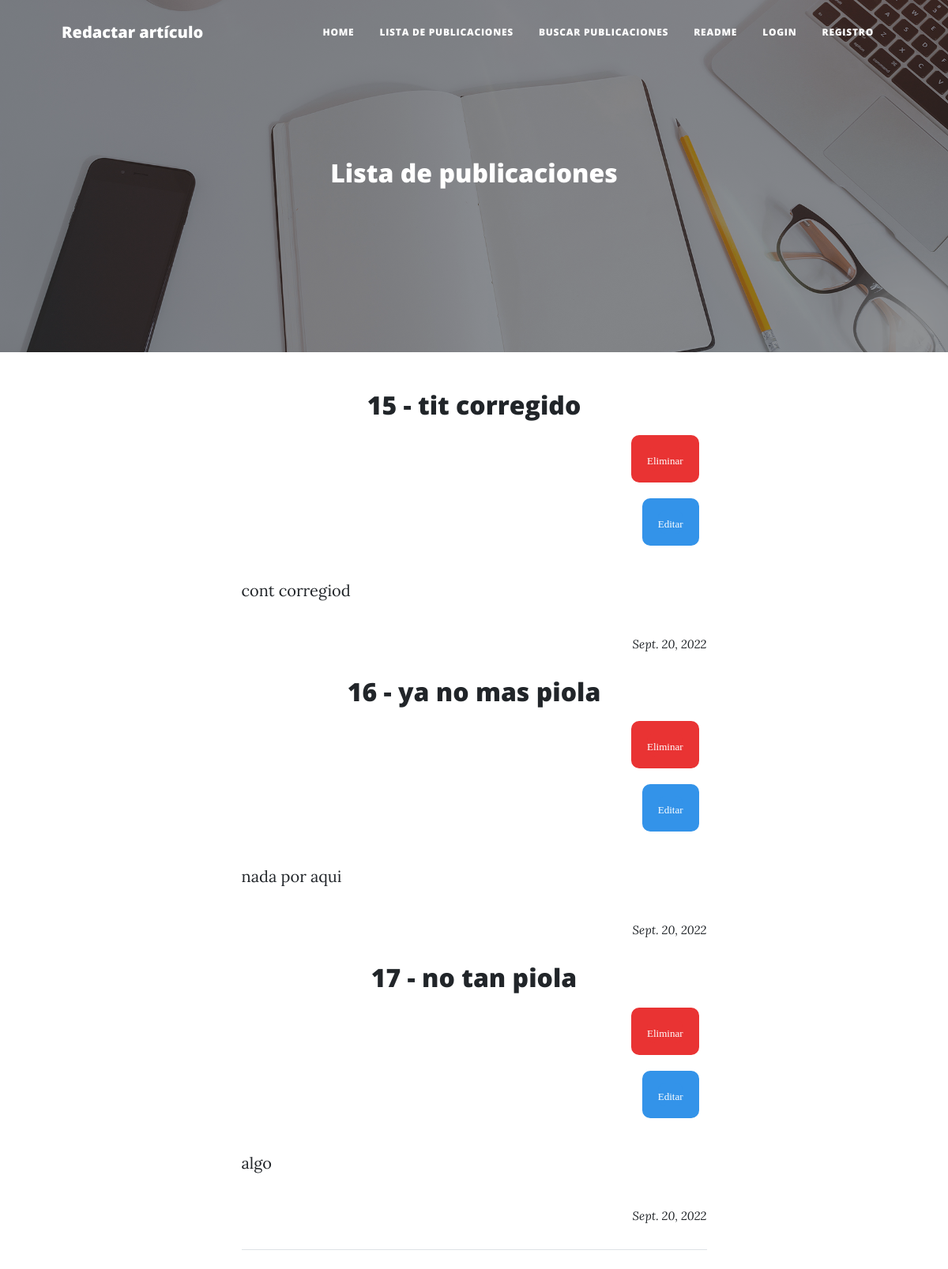
The app's page /webapp/all_posts/, older data.
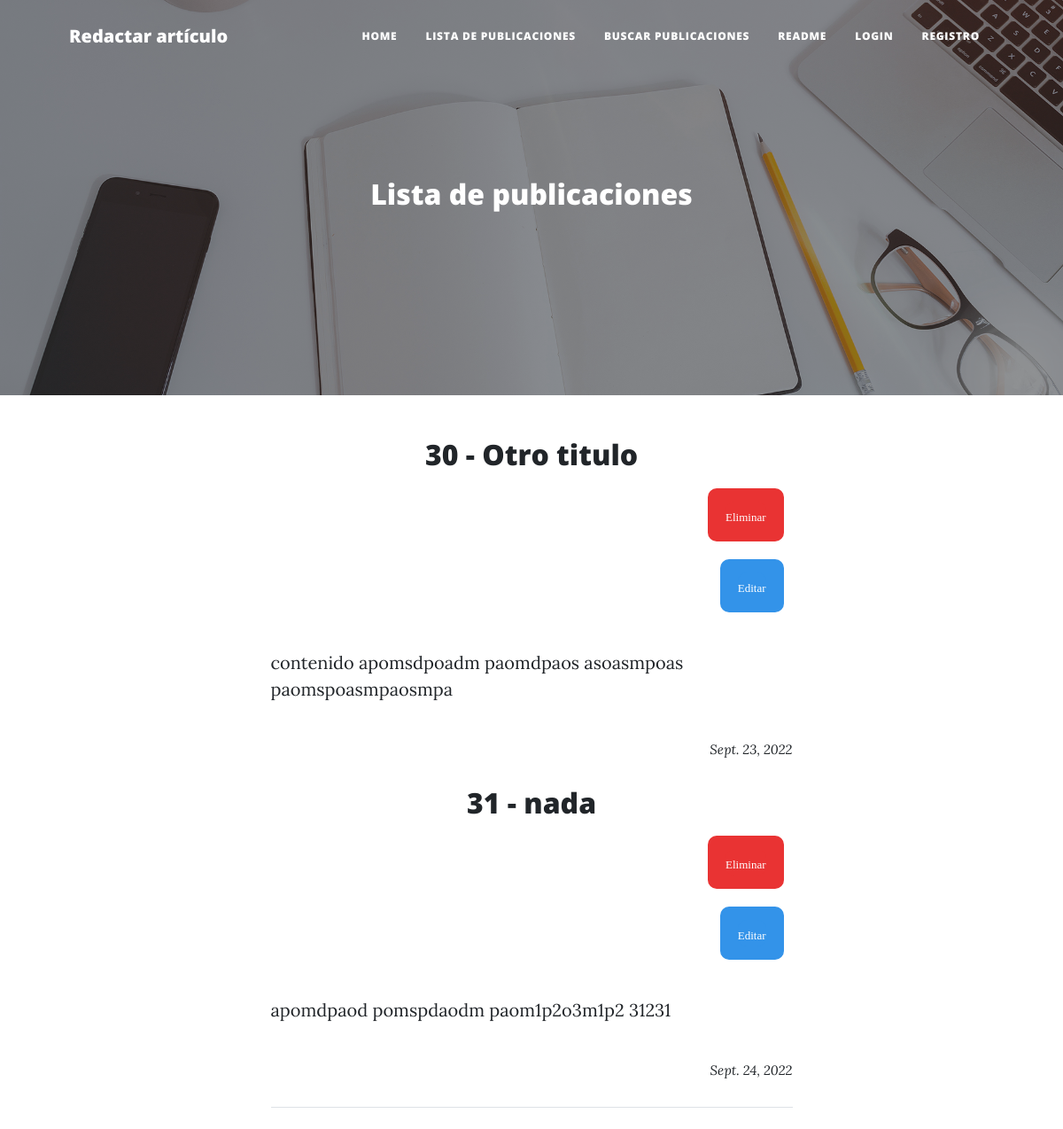
The same page, newer data.
### webapp/models.py (models this page shows, shortened)
class Posts(models.Model):
    id=models.AutoField(primary_key=True)
    title=models.CharField(max_length=100)
    date=models.DateField()
    content=models.TextField()

### webapp/views.py (the view)
# urls.py: path('all_posts/', all_posts, name='all_posts'),
def all_posts(request):
   posts= Posts.objects.all()
   ctx={'posts': posts}
   return render(request, 'webapp/pages.html',ctx)

### templates/webapp/pages.html (shortened to what this page needs)
{% extends "index.html" %}
{% block post_title %}
Lista de publicaciones
{% endblock post_title %}
{% block content2 %}
{% for post in posts %}
<h2 style="text-align: center;"><strong>{{post.id}} - {{ post.title }}</strong></h2></a>
<center>
    <table align="right" cellspacing="0" cellpadding="0" width="100%">
      <tr>
        <td align="right" style="padding: 10px;">
          <table border="0" class="mobile-button" cellspacing="0" cellpadding="0">
            <tr>
              <td align="right" bgcolor="#e93333" style="background-color: #e93333; margin: auto; max-width: 600px; -webkit-border-radius: 10px; -moz-border-radius: 10px; border-radius: 10px; padding: 15px 20px; " width="100%">
                  <a href="{% url 'del_post' post.id %}" target="_blank" style="13px; font-family: Century Gothic, Times, serif; color: #ffffff; font-weight:normal; text-align:center; background-color: #e93333; text-decoration: none; border: none; -webkit-border-radius: 10px; -moz-border-radius: 10px; border-radius: 10px; display: inline-block;">
                      <span style="font-size: 13px; font-family: Century Gothic, Times, serif; color: #ffffff; font-weight:normal; line-height:1.5em; text-align:center;">Eliminar</span>
                </a>
              </td>
            </tr>
          </table>
        </td>
      </tr>
    </table>
   </center>
<center>
    <table align="center" cellspacing="0" cellpadding="0" width="100%">
      <tr>
        <td align="right" style="padding: 10px;">
          <table border="0" class="mobile-button" cellspacing="0" cellpadding="0">
            <tr>
              <td align="right" bgcolor="#3393e9" style="background-color: #3393e9; margin: auto; max-width: 600px; -webkit-border-radius: 10px; -moz-border-radius: 10px; border-radius: 10px; padding: 15px 20px; " width="100%">
                  <a href="{% url 'edit_post' post.id %}" target="_blank" style="13px; font-family: Century Gothic, Times, serif; color: #ffffff; font-weight:normal; text-align:center; background-color: #3393e9; text-decoration: none; border: none; -webkit-border-radius: 10px; -moz-border-radius: 10px; border-radius: 10px; display: inline-block;">
                      <span style="font-size: 13px; font-family: Century Gothic, Times, serif; color: #ffffff; font-weight:normal; line-height:1.5em; text-align:center;">Editar</span>
                </a>
              </td>
            </tr>
          </table>
        </td>
      </tr>
    </table>
   </center>
<p>{{ post.content }}</p>
<p style="text-align: right;"><sub><em>{{post.date}}</em></sub></p>
{% endfor %}
{% endblock %}

### templates/index.html (shortened to what this page needs)
<!DOCTYPE html>
<html lang="en">
    <head>
        {% load static %}
        <link href= {% static 'css/styles.css' %} rel="stylesheet" />
    </head>
    <body>
        <nav class="navbar navbar-expand-lg navbar-light" id="mainNav">
            <div class="container px-4 px-lg-5">
                <a class="navbar-brand" href="{% url 'post_form' %} ">Redactar artículo</a>
                <div class="collapse navbar-collapse" id="navbarResponsive">
                    <ul class="navbar-nav ms-auto py-4 py-lg-0">
                        <li class="nav-item"><a class="nav-link px-lg-3 py-3 py-lg-4" href="{% url 'home' %}">Home</a></li>
                        <li class="nav-item"><a class="nav-link px-lg-3 py-3 py-lg-4" href="{% url 'all_posts' %}">Lista de publicaciones</a></li>
                        <li class="nav-item"><a class="nav-link px-lg-3 py-3 py-lg-4" href="{% url 'find_post' %}">Buscar publicaciones</a></li>
                        <li class="nav-item"><a class="nav-link px-lg-3 py-3 py-lg-4" href="https://github.com/mgalan22/proyecto_final/blob/pre-entrega/readme.md" target="_blank">Readme</a></li>
                        <li class="nav-item"><a class="nav-link px-lg-3 py-3 py-lg-4" href="{% url 'login' %}">Login</a></li>
                        <li class="nav-item"><a class="nav-link px-lg-3 py-3 py-lg-4" href="{% url 'register' %}">Registro</a></li>
                    </ul>
                </div>
            </div>
        </nav>
        <header class="masthead" style="background-image: url({% static 'assets/img/home-bg.jpg' %})">
            <div class="container position-relative px-4 px-lg-5">
                <div class="row gx-4 gx-lg-5 justify-content-center">
                    <div class="col-md-10 col-lg-8 col-xl-7">
                        <div class="site-heading">
                        <h2>
                        {% block post_title %}{% endblock post_title %}
                        </h2>
                        </div>
                    </div>
                </div>
            </div>
        </header>
        <div class="container px-4 px-lg-5">
            <div class="row gx-4 gx-lg-5 justify-content-center">
                <div class="col-md-10 col-lg-8 col-xl-7">
                    {% block content2 %}{% endblock%}
                    <hr class="my-4" />
                </div>
            </div>
        </div>
    </body>
</html>

Row changes from the older to the newer data that the page shows:
removed Posts: id "15", title "tit corregido", content "cont corregiod", date "Sept. 20, 2022"
removed Posts: id "16", title "ya no mas piola", content "nada por aqui", date "Sept. 20, 2022"
removed Posts: id "17", title "no tan piola", content "algo", date "Sept. 20, 2022"
added Posts: id "30", title "Otro titulo", content "contenido apomsdpoadm paomdpaos asoasmpoas paomspoasmpaosmpa", date "Sept. 23, 2022"
added Posts: id "31", title "nada", content "apomdpaod pomspdaodm paom1p2o3m1p2 31231", date "Sept. 24, 2022"
